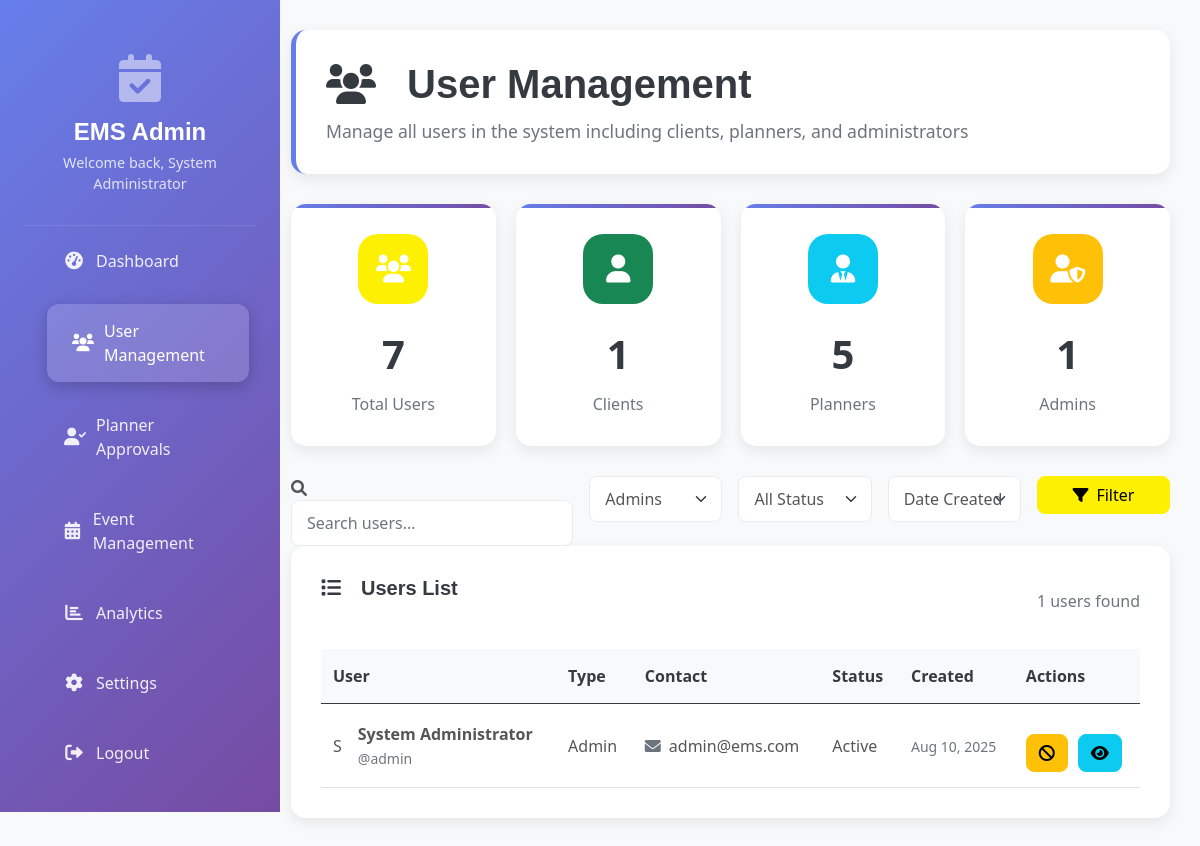
/admin/user_management.php?user_type=admin (signed in), run on the app's committed database.
### tables this page shows
CREATE TABLE users (
    id INT PRIMARY KEY AUTO_INCREMENT,
    username VARCHAR(50) UNIQUE NOT NULL,
    email VARCHAR(100) UNIQUE NOT NULL,
    password VARCHAR(255) NOT NULL,
    full_name VARCHAR(100) NOT NULL,
    user_type ENUM('admin', 'planner', 'client') NOT NULL,
    phone VARCHAR(20),
    address TEXT,
    profile_image VARCHAR(255),
    status ENUM('active', 'inactive', 'pending') DEFAULT 'active',
    created_at TIMESTAMP DEFAULT CURRENT_TIMESTAMP,
    updated_at TIMESTAMP DEFAULT CURRENT_TIMESTAMP ON UPDATE CURRENT_TIMESTAMP
);

### admin/user_management.php (the view, shortened to what this page needs)
<?php
require_once '../includes/db.php';
require_once '../includes/functions.php';
$search = $_GET['search'] ?? '';
$user_type_filter = $_GET['user_type'] ?? '';
$sort_by = $_GET['sort'] ?? 'created_at';
$sort_order = $_GET['order'] ?? 'DESC';
$where_conditions = [];
$params = [];
$param_types = '';
if (!empty($user_type_filter)) {
    $where_conditions[] = "u.user_type = ?";
    $params[] = $user_type_filter;
    $param_types .= 's';
}
$where_clause = !empty($where_conditions) ? 'WHERE ' . implode(' AND ', $where_conditions) : '';
$count_query = "SELECT COUNT(*) as total FROM users u $where_clause";
if (!empty($params)) {
    $count_stmt = $conn->prepare($count_query);
    $count_stmt->bind_param($param_types, ...$params);
    $count_stmt->execute();
    $total_users = $count_stmt->get_result()->fetch_assoc()['total'];
} else {
    $total_users = $conn->query($count_query)->fetch_assoc()['total'];
}
$per_page = 20;
$page = max(1, $_GET['page'] ?? 1);
$offset = ($page - 1) * $per_page;
$query = "SELECT u.*, p.company_name, p.specialization, p.experience_years, p.approval_status
          FROM users u
          LEFT JOIN planners p ON u.id = p.user_id
          $where_clause
          ORDER BY u.$sort_by $sort_order
          LIMIT $per_page OFFSET $offset";
if (!empty($params)) {
    $stmt = $conn->prepare($query);
    $stmt->bind_param($param_types, ...$params);
    $stmt->execute();
    $result = $stmt->get_result();
} else {
    $result = $conn->query($query);
}
$users = [];
while ($row = $result->fetch_assoc()) {
    $users[] = $row;
}
$user_type_counts = [];
$type_result = $conn->query("SELECT user_type, COUNT(*) as count FROM users GROUP BY user_type");
while ($row = $type_result->fetch_assoc()) {
    $user_type_counts[$row['user_type']] = $row['count'];
}
?>
<!DOCTYPE html>
<html lang="en">
<head>
    <link href="../assets/css/bootstrap.min.css" rel="stylesheet">
    <link href="../assets/css/admin-style.css" rel="stylesheet">
    <link href="https://cdnjs.cloudflare.com/ajax/libs/font-awesome/6.0.0/css/all.min.css" rel="stylesheet">
</head>
<body>
    <div class="container-fluid">
        <div class="row">
            <div class="col-md-3 col-lg-2 px-0">
                <div class="admin-sidebar p-4" id="adminSidebar">
                    <div class="sidebar-header">
                        <div class="mb-3">
                            <i class="fas fa-calendar-check fa-3x text-white-50"></i>
                        </div>
                        <h4>EMS Admin</h4>
                        <p>Welcome back, <?php echo htmlspecialchars($_SESSION['full_name'] ?? 'Admin'); ?></p>
                    </div>
                    <nav class="nav flex-column">
                        <a class="nav-link" href="admin_index.php">
                            <i class="fas fa-tachometer-alt"></i>
                            <span>Dashboard</span>
                        </a>
                        <a class="nav-link active" href="user_management.php">
                            <i class="fas fa-users"></i>
                            <span>User Management</span>
                        </a>
                        <a class="nav-link" href="approve_planner.php">
                            <i class="fas fa-user-check"></i>
                            <span>Planner Approvals</span>
                        </a>
                        <a class="nav-link" href="event_management.php">
                            <i class="fas fa-calendar-alt"></i>
                            <span>Event Management</span>
                        </a>
                        <a class="nav-link" href="analytics.php">
                            <i class="fas fa-chart-bar"></i>
                            <span>Analytics</span>
                        </a>
                        <a class="nav-link" href="settings.php">
                            <i class="fas fa-cog"></i>
                            <span>Settings</span>
                        </a>
                        <a class="nav-link" href="../logout.php">
                            <i class="fas fa-sign-out-alt"></i>
                            <span>Logout</span>
                        </a>
                    </nav>
                </div>
            </div>
            <div class="col-md-9 col-lg-10 px-0">
                <div class="main-content">
                    <div class="page-header">
                        <h1><i class="fas fa-users me-3"></i>User Management</h1>
                        <p class="mb-0">Manage all users in the system including clients, planners, and administrators</p>
                    </div>
                    <div class="stats-cards">
                        <div class="stat-card">
                            <div class="stat-icon bg-primary">
                                <i class="fas fa-users"></i>
                            </div>
                            <div class="stat-value"><?php echo array_sum($user_type_counts); ?></div>
                            <div class="stat-label">Total Users</div>
                        </div>
                        <div class="stat-card">
                            <div class="stat-icon bg-success">
                                <i class="fas fa-user"></i>
                            </div>
                            <div class="stat-value"><?php echo $user_type_counts['client'] ?? 0; ?></div>
                            <div class="stat-label">Clients</div>
                        </div>
                        <div class="stat-card">
                            <div class="stat-icon bg-info">
                                <i class="fas fa-user-tie"></i>
                            </div>
                            <div class="stat-value"><?php echo $user_type_counts['planner'] ?? 0; ?></div>
                            <div class="stat-label">Planners</div>
                        </div>
                        <div class="stat-card">
                            <div class="stat-icon bg-warning">
                                <i class="fas fa-user-shield"></i>
                            </div>
                            <div class="stat-value"><?php echo $user_type_counts['admin'] ?? 0; ?></div>
                            <div class="stat-label">Admins</div>
                        </div>
                    </div>
                    <div class="filters-section">
                        <form method="GET" class="row g-3">
                            <div class="col-md-4">
                                <div class="search-box">
                                    <i class="fas fa-search search-icon"></i>
                                    <input type="text" class="form-control" name="search" placeholder="Search users..." value="<?php echo htmlspecialchars($search); ?>">
                                </div>
                            </div>
                            <div class="col-md-2">
                                <select name="user_type" class="form-select filter-select">
                                    <option value="admin" <?php echo $user_type_filter === 'admin' ? 'selected' : ''; ?>>Admins</option>
                                </select>
                            </div>
                            <div class="col-md-2">
                                <select name="status" class="form-select filter-select">
                                    <option value="">All Status</option>
                                </select>
                            </div>
                            <div class="col-md-2">
                                <select name="sort" class="form-select filter-select">
                                    <option value="created_at" <?php echo $sort_by === 'created_at' ? 'selected' : ''; ?>>Date Created</option>
                                </select>
                            </div>
                            <div class="col-md-2">
                                <button type="submit" class="btn btn-primary w-100">
                                    <i class="fas fa-filter me-2"></i>Filter
                                </button>
                            </div>
                        </form>
                    </div>
                    <div class="table-container">
                        <div class="d-flex justify-content-between align-items-center mb-4">
                            <h5><i class="fas fa-list me-2"></i>Users List</h5>
                            <span class="text-muted"><?php echo $total_users; ?> users found</span>
                        </div>
                        <div class="table-responsive">
                            <table class="table table-hover">
                                <thead>
                                    <tr>
                                        <th>User</th>
                                        <th>Type</th>
                                        <th>Contact</th>
                                        <th>Status</th>
                                        <th>Created</th>
                                        <th>Actions</th>
                                    </tr>
                                </thead>
                                <tbody>
                                    <?php if (empty($users)): ?>
                                        <tr>
                                            <td colspan="6" class="text-center py-4">
                                                <i class="fas fa-search fa-3x text-muted mb-3"></i>
                                                <p class="text-muted">No users found matching your criteria</p>
                                            </td>
                                        </tr>
                                    <?php else: ?>
                                        <?php foreach ($users as $user): ?>
                                        <tr>
                                            <td>
                                                <div class="d-flex align-items-center">
                                                    <div class="user-avatar me-3">
                                                        <?php echo strtoupper(substr($user['full_name'], 0, 1)); ?>
                                                    </div>
                                                    <div>
                                                        <strong><?php echo htmlspecialchars($user['full_name']); ?></strong>
                                                        <br><small class="text-muted">@<?php echo htmlspecialchars($user['username']); ?></small>
                                                    </div>
                                                </div>
                                            </td>
                                            <td>
                                                <span class="user-type-badge user-type-<?php echo $user['user_type']; ?>">
                                                    <?php echo ucfirst($user['user_type']); ?>
                                                </span>
                                            </td>
                                            <td>
                                                <div><i class="fas fa-envelope me-2 text-muted"></i><?php echo htmlspecialchars($user['email']); ?></div>
                                            </td>
                                            <td>
                                                <span class="status-badge status-<?php echo $user['status']; ?>">
                                                    <?php echo ucfirst($user['status']); ?>
                                                </span>
                                            </td>
                                            <td>
                                                <small class="text-muted">
                                                    <?php echo date('M d, Y', strtotime($user['created_at'])); ?>
                                                </small>
                                            </td>
                                            <td>
                                                <div class="action-buttons">
                                                    <?php if ($user['status'] === 'active'): ?>
                                                        <button class="btn btn-warning btn-action" onclick="blockUser(<?php echo $user['id']; ?>)">
                                                            <i class="fas fa-ban"></i>
                                                        </button>
                                                    <?php elseif ($user['status'] === 'blocked'): ?>
                                                        <button class="btn btn-success btn-action" onclick="activateUser(<?php echo $user['id']; ?>)">
                                                            <i class="fas fa-check"></i>
                                                        </button>
                                                    <?php endif; ?>
                                                    <button class="btn btn-info btn-action" onclick="viewUser(<?php echo $user['id']; ?>)">
                                                        <i class="fas fa-eye"></i>
                                                    </button>
                                                </div>
                                            </td>
                                        </tr>
                                        <?php endforeach; ?>
                                    <?php endif; ?>
                                </tbody>
                            </table>
                        </div>
                    </div>
                </div>
            </div>
        </div>
    </div>
</body>
</html>

### data on the page
users: full_name "S", full_name "System Administrator", username "admin", user_type "Admin", email "admin@ems.com", status "Active", created_at "Aug 10, 2025"

### other printed values
$_SESSION['full_name'] "System Administrator"
array_sum($user_type_counts) "7"
$user_type_counts['client'] "1"
$user_type_counts['planner'] "5"
$user_type_counts['admin'] "1"
$total_users "1"
